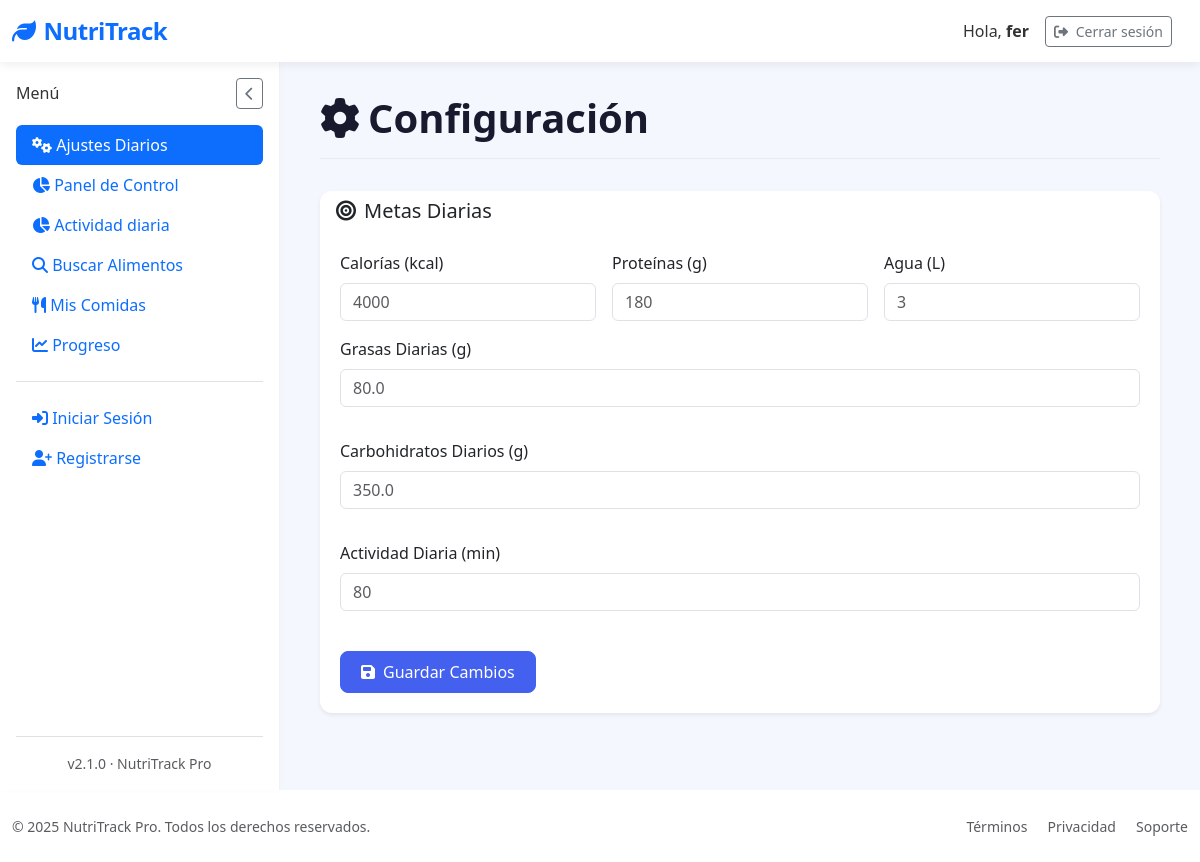
The page /settings (signed in) on the database as committed earlier.
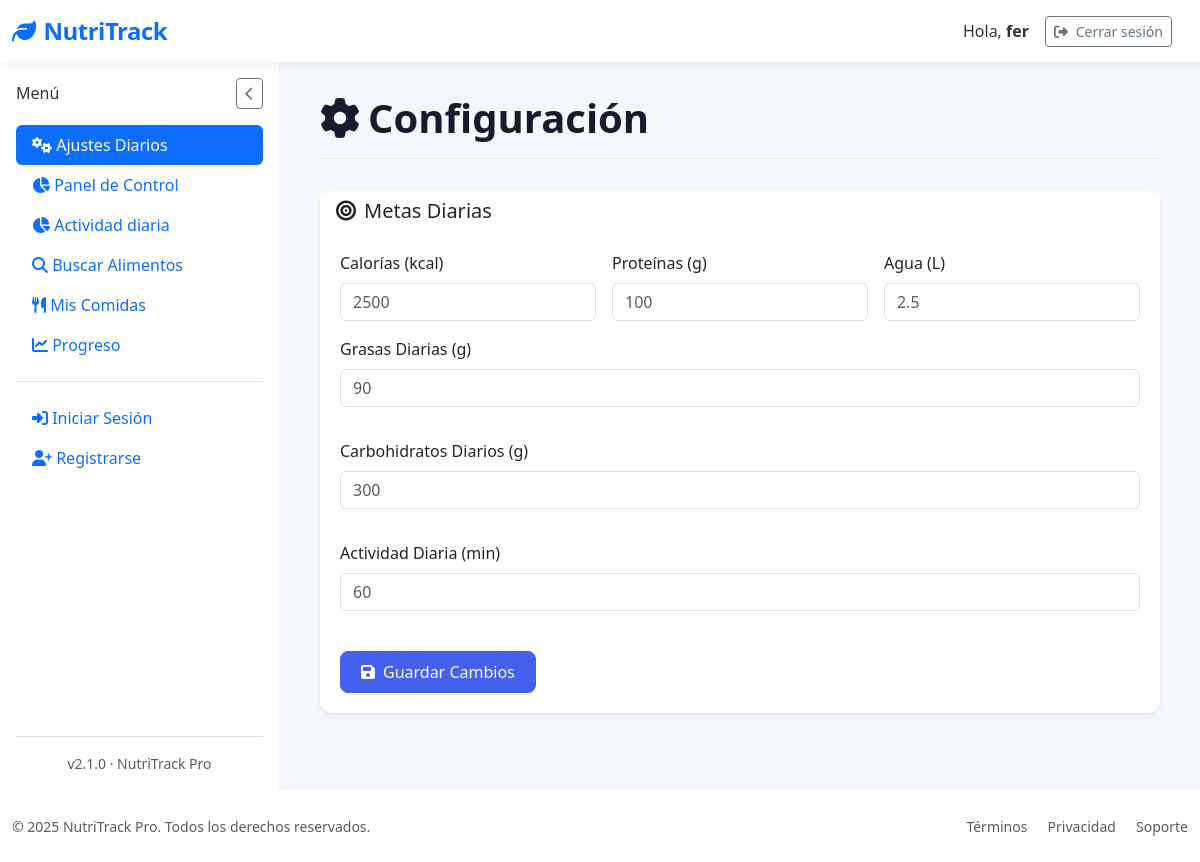
The same page on the database as committed later.
### tables this page shows
CREATE TABLE "loggin" (
	"id"	INTEGER,
	"username"	TEXT NOT NULL,
	"password"	TEXT,
	"email"	TEXT, google_id TEXT,
	PRIMARY KEY("id" AUTOINCREMENT)
);

CREATE TABLE "user_goals" (
	"user_id"	INTEGER,
	"daily_calories"	INTEGER DEFAULT 2000,
	"daily_proteins"	INTEGER DEFAULT 50,
	"daily_water"	INTEGER DEFAULT 2,
	"daily_activity"	INTEGER, calories_consumed REAL DEFAULT 0, proteins_consumed REAL DEFAULT 0, fats_consumed REAL DEFAULT 0, carbs_consumed REAL DEFAULT 0, created_at TEXT, updated_at TEXT, water_consumed REAL DEFAULT 0, daily_fats REAL DEFAULT 60, daily_carbs REAL DEFAULT 60,
	PRIMARY KEY("user_id"),
	FOREIGN KEY("user_id") REFERENCES "loggin"("id")
);

### app/controllers/SettingsController.py (the view, shortened to what this page needs)
@app.route('/settings', methods=['GET', 'POST'])
@login_required
def settings():
    with get_db_cursor() as cur:
        cur.execute("SELECT * FROM user_goals WHERE user_id = ?", (current_user.id,))
        goals = cur.fetchone() or {
            'daily_calories': 2500,
            'daily_proteins': 100,
            'daily_water': 2.5,
            'daily_fats': 90,
            'daily_carbs': 300,
            'daily_activity': 60,
            'water_consumed': 0
        }
        if not isinstance(goals, dict):
            goals = dict(goals)
    return render_template('Dashboard/settings.html', goals=goals)

### app/__init__.py (called while the page is built)
@login_manager.user_loader
def load_user(user_id):
    return User.get_by_id(user_id)

### app/conexion.py (called while the page is built)
@contextmanager
def get_db_connection():
    conn = sqlite3.connect(DATABASE)
    conn.row_factory = sqlite3.Row  # Esto permite acceso como diccionario
    try:
        yield conn
    finally:
        conn.close()

@contextmanager
def get_db_cursor():
    with get_db_connection() as conn:
        cursor = conn.cursor()
        try:
            yield cursor
            conn.commit()
        except:
            conn.rollback()
            raise

### app/models/LoginGoogleModel.py (called while the page is built)
    @staticmethod
    def get_by_id(user_id):
        with get_db_cursor() as cur:
            cur.execute("SELECT * FROM loggin WHERE id = ?", (user_id,))
            user = cur.fetchone()
            if user:
                return User(
                    id=user['id'],
                    username=user['username'],
                    email=user['email'] if 'email' in user.keys() else None,
                    google_id=user['google_id'] if 'google_id' in user.keys() else None
                )
        return None

### app/templates/Dashboard/settings.html (shortened to what this page needs)
{% extends "base.html" %}
{% block section %}
<div class="page-header">
  <h1 class="page-title">
    <i class="fas fa-cog me-2"></i>Configuración
  </h1>
</div>
<div class="card border-0 shadow-sm">
  <div class="card-header bg-white border-0">
    <h5 class="mb-0">
      <i class="fas fa-bullseye me-2"></i>Metas Diarias
    </h5>
  </div>
  <div class="card-body">
    <form method="POST">
      <div class="row g-3">
        <div class="col-md-4">
          <label class="form-label">Calorías (kcal)</label>
          <input type="number" name="daily_calories" class="form-control"
                 placeholder="{{ goals.daily_calories|default('2000') }}" required>
        </div>
        <div class="col-md-4">
          <label class="form-label">Proteínas (g)</label>
          <input type="number" name="daily_proteins" class="form-control"
                 placeholder="{{ goals.daily_proteins|default('150') }}" required>
        </div>
        <div class="col-md-4">
          <label class="form-label">Agua (L)</label>
          <input type="number" name="daily_water" class="form-control"
                 placeholder="{{ goals.daily_water|default('2.5') }}" step="0.5" required>
        </div>
        <div class="mb-3">
          <label for="daily_fats" class="form-label">Grasas Diarias (g)</label>
          <input type="number" id="daily_fats" name="daily_fats" class="form-control"
                 placeholder="{{ goals.daily_fats|default('60') }}" required>
        </div>
        <div class="mb-3">
          <label for="daily_carbs" class="form-label">Carbohidratos Diarios (g)</label>
          <input type="number" id="daily_carbs" name="daily_carbs" class="form-control"
                 placeholder="{{ goals.daily_carbs|default('250') }}" required>
        </div>
        <div class="mb-3">
          <label for="daily_activity" class="form-label">Actividad Diaria (min)</label>
          <input type="number" id="daily_activity" name="daily_activity" class="form-control"
                 placeholder="{{ goals.daily_activity|default('30') }}" required>
        </div>
      </div>
      <div class="mt-4">
        <button type="submit" class="btn btn-primary">
          <i class="fas fa-save me-2"></i>Guardar Cambios
        </button>
      </div>
    </form>
  </div>
</div>
{% endblock %}

### app/templates/base.html (shortened to what this page needs)
<!DOCTYPE html>
<html lang="es" data-bs-theme="light">
<head>
    <link href="https://cdn.jsdelivr.net/npm/bootstrap@5.3.2/dist/css/bootstrap.min.css" rel="stylesheet">
    <link rel="stylesheet" href="https://cdn.jsdelivr.net/npm/bootstrap-icons@1.11.1/font/bootstrap-icons.css">
    <link rel="stylesheet" href="https://cdnjs.cloudflare.com/ajax/libs/font-awesome/6.5.2/css/all.min.css" />
    <link href="https://cdn.jsdelivr.net/npm/sweetalert2@11/dist/sweetalert2.min.css" rel="stylesheet">
    <link rel="stylesheet" href="{{ url_for('static', filename='styles/Stylebase.css') }}">
</head>
<body>
    <nav class="navbar navbar-expand-lg navbar-light bg-white">
        <div class="container-fluid">
            <a class="navbar-brand text-primary" href="{{ url_for('logout') }}">
                <i class="fas fa-leaf me-2"></i>NutriTrack
            </a>
            <div class="d-flex align-items-center ms-auto">
                <span class="me-3 d-none d-md-inline">Hola, <strong>{{ current_user.username }}</strong></span>
                <a href="{{ url_for('logout') }}"
                   class="btn btn-outline-secondary btn-sm me-3"
                   onclick="return confirmLogout(event)">
                    <i class="fas fa-sign-out-alt me-1"></i> Cerrar sesión
                </a>
            </div>
        </div>
    </nav>
    <div class="container-fluid flex-grow-1">
        <div class="row h-100 g-0">
            <nav class="sidebar d-flex flex-column p-3" id="sidebar">
                <div class="d-flex justify-content-between align-items-center mb-3">
                    <h6 class="sidebar-title mb-0">Menú</h6>
                    <button id="closeSidebarBtn" class="btn btn-sm btn-outline-secondary d-lg-block">
                        <i class="fas fa-chevron-left"></i>
                    </button>
                </div>
                <ul class="nav nav-pills flex-column mb-auto">
                    <li>
                        <a href="{{ url_for('settings') }}" class="nav-link {% if request.path == url_for('settings') %}active{% endif %}">
                            <i class="fas fa-cogs"></i> Ajustes Diarios
                        </a>
                    </li>
                    <li class="nav-item">
                        <a href="{{ url_for('dashboard') }}" class="nav-link {% if request.path == url_for('dashboard') %}active{% endif %}">
                            <i class="fas fa-chart-pie"></i> Panel de Control
                        </a>
                    </li>
                    <li class="nav-item">
                        <a href="{{ url_for('activity') }}" class="nav-link {% if request.path == url_for('activity') %}active{% endif %}">
                            <i class="fas fa-chart-pie"></i> Actividad diaria
                        </a>
                    </li>
                    <li>
                        <a href="{{ url_for('search_food') }}" class="nav-link {% if request.path == url_for('search_food') %}active{% endif %}">
                            <i class="fas fa-search"></i> Buscar Alimentos
                        </a>
                    </li>
                    <li>
                        <a href="{{ url_for('mis_comidas') }}" class="nav-link {% if request.path == url_for('mis_comidas') %}active{% endif %}">
                            <i class="fas fa-utensils"></i> Mis Comidas
                        </a>
                    </li>
                    <li>
                        <a href="{{ url_for('progreso') }}" class="nav-link {% if request.path == url_for('progreso') %}active{% endif %}">
                            <i class="fas fa-chart-line"></i> Progreso
                        </a>
                    </li>
                    <li class="pt-3 mt-3 border-top">
                        {% if session.username %}
                        <a href="{{ url_for('logout') }}" class="nav-link">
                            <i class="fas fa-sign-out-alt"></i> Cerrar Sesión
                        </a>
                        {% else %}
                        <a href="{{ url_for('login') }}" class="nav-link">
                            <i class="fas fa-sign-in-alt"></i> Iniciar Sesión
                        </a>
                        <a href="{{ url_for('register') }}" class="nav-link">
                            <i class="fas fa-user-plus"></i> Registrarse
                        </a>
                        {% endif %}
                    </li>
                </ul>
                <div class="mt-auto pt-3 border-top">
                    <div class="text-center small text-muted">
                        v2.1.0 · NutriTrack Pro
                    </div>
                </div>
            </nav>
            <main class="main-content" id="mainContent">
                {% block section %}{% endblock %}
            </main>
        </div>
    </div>
    <footer class="bg-white py-4 mt-auto">
        <div class="container-fluid">
            <div class="row align-items-center">
                <div class="col-md-6 text-center text-md-start">
                    <p class="mb-0 small text-muted">&copy; 2025 NutriTrack Pro. Todos los derechos reservados.</p>
                </div>
                <div class="col-md-6 text-center text-md-end">
                    <a href="#" class="text-decoration-none small text-muted me-3">Términos</a>
                    <a href="#" class="text-decoration-none small text-muted me-3">Privacidad</a>
                    <a href="#" class="text-decoration-none small text-muted">Soporte</a>
                </div>
            </div>
        </div>
    </footer>
</body>
</html>

### app/static/styles/StyleBase.css (style rules this page uses)
:root { --primary-color: #4361ee; --secondary-color: #3f37c9; --accent-color: #4cc9f0; --dark-color: #1a1a2e; --light-color: #f8f9fa; --success-color: #4bb543; }
body { font-family: 'Segoe UI', system-ui, -apple-system, sans-serif; background-color: #f5f7ff; color: #333; min-height: 100vh; display: flex; flex-direction: column; overflow-x: hidden; }
.navbar-brand { font-weight: 700; font-size: 1.5rem; letter-spacing: -0.5px; }
.navbar { box-shadow: 0 2px 10px rgba(0, 0, 0, 0.08); background: white !important; position: relative; z-index: 1100; }
.container-fluid.flex-grow-1 { display: flex; flex-direction: column; min-height: calc(100vh - 72px - 70px); padding-left: 0; padding-right: 0; }
.row.h-100 { display: flex; flex-grow: 1; flex-wrap: nowrap; margin-left: 0; margin-right: 0; width: 100%; }
.sidebar { width: 280px; background: white; position: sticky; top: 72px; border-right: 1px solid rgba(0, 0, 0, 0.05); box-shadow: 1px 0 10px rgba(0, 0, 0, 0.02); transition: all 0.3s ease; z-index: 100; display: flex; flex-direction: column; flex-shrink: 0; height: calc(100vh - 72px); padding: 1rem; }
.main-content { flex-grow: 1; flex-basis: 0; padding: 2rem 2.5rem; background-color: #f5f7ff; overflow-y: auto; }
.card-body { padding: 1.25rem; }
.card-body { flex-grow: 1; }
.card { border: none; border-radius: 12px; box-shadow: 0 4px 12px rgba(0, 0, 0, 0.05); transition: transform 0.2s ease, box-shadow 0.2s ease; }
.card-header { background-color: white; border-bottom: 1px solid rgba(0, 0, 0, 0.05); font-weight: 600; border-radius: 12px 12px 0 0 !important; }
.btn-primary { background-color: var(--primary-color); border-color: var(--primary-color); font-weight: 500; padding: 8px 20px; border-radius: 8px; }
.page-header { display: flex; justify-content: space-between; align-items: center; margin-bottom: 2rem; padding-bottom: 1rem; border-bottom: 1px solid rgba(0, 0, 0, 0.05); }
.page-title { font-weight: 700; color: var(--dark-color); margin: 0; }

Rows that differ between the two databases and show on the page:
removed user_goals: daily_calories "4000", daily_proteins "180", daily_water "3", daily_fats "80.0", daily_carbs "350.0", daily_activity "80"
Other text that changed with them:
form field daily_calories: (not shown) → "2500"
form field daily_proteins: (not shown) → "100"
form field daily_water: (not shown) → "2.5"
form field daily_fats: (not shown) → "90"
form field daily_carbs: (not shown) → "300"
form field daily_activity: (not shown) → "60"
